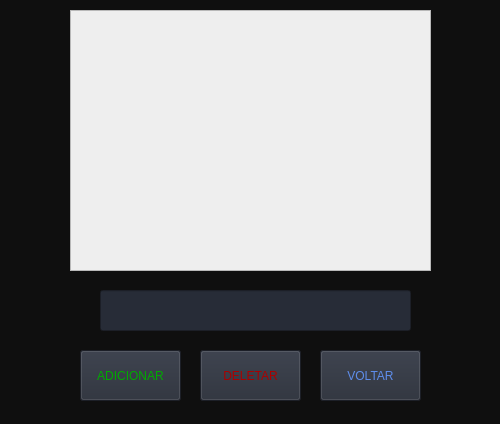
<?xml version="1.0" encoding="UTF-8"?>
<ui version="4.0">
 <class>AGENDA</class>
 <widget class="QDialog" name="AGENDA">
  <property name="geometry">
   <rect>
    <x>0</x>
    <y>0</y>
    <width>500</width>
    <height>424</height>
   </rect>
  </property>
  <property name="windowTitle">
   <string>Agenda</string>
  </property>
  <property name="styleSheet">
   <string notr="true">background-color: rgb(15,15, 15);</string>
  </property>
  <widget class="QDialogButtonBox" name="buttonBox">
   <property name="geometry">
    <rect>
     <x>10</x>
     <y>600</y>
     <width>461</width>
     <height>32</height>
    </rect>
   </property>
   <property name="orientation">
    <enum>Qt::Horizontal</enum>
   </property>
   <property name="standardButtons">
    <set>QDialogButtonBox::Cancel|QDialogButtonBox::Ok</set>
   </property>
  </widget>
  <widget class="QPushButton" name="Button_deletar">
   <property name="geometry">
    <rect>
     <x>200</x>
     <y>350</y>
     <width>101</width>
     <height>51</height>
    </rect>
   </property>
   <property name="styleSheet">
    <string notr="true">background-color: rgb(39,44,55);
font: 87 10pt &quot;Arial Black&quot;;
color: rgb(170, 0, 0)</string>
   </property>
   <property name="text">
    <string>DELETAR</string>
   </property>
  </widget>
  <widget class="QPushButton" name="Button_voltar">
   <property name="geometry">
    <rect>
     <x>320</x>
     <y>350</y>
     <width>101</width>
     <height>51</height>
    </rect>
   </property>
   <property name="styleSheet">
    <string notr="true">background-color: rgb(39,44,55);
font: 87 10pt &quot;Arial Black&quot;;
color: rgb(94,141,235);</string>
   </property>
   <property name="text">
    <string>VOLTAR</string>
   </property>
  </widget>
  <widget class="QListView" name="QListView">
   <property name="geometry">
    <rect>
     <x>70</x>
     <y>10</y>
     <width>361</width>
     <height>261</height>
    </rect>
   </property>
   <property name="styleSheet">
    <string notr="true">font: 87 11pt &quot;Arial Black&quot;;
background-color: rgb(238, 238, 238);</string>
   </property>
  </widget>
  <widget class="QPushButton" name="Button_adicionar">
   <property name="geometry">
    <rect>
     <x>80</x>
     <y>350</y>
     <width>101</width>
     <height>51</height>
    </rect>
   </property>
   <property name="styleSheet">
    <string notr="true">background-color: rgb(39,44,55);
font: 87 10pt &quot;Arial Black&quot;;
color: rgb(0, 170, 0);</string>
   </property>
   <property name="text">
    <string>ADICIONAR</string>
   </property>
  </widget>
  <widget class="QLineEdit" name="lineEdit">
   <property name="geometry">
    <rect>
     <x>100</x>
     <y>290</y>
     <width>311</width>
     <height>41</height>
    </rect>
   </property>
   <property name="styleSheet">
    <string notr="true">background-color: rgb(39,44,55);
font: 87 10pt &quot;Arial Black&quot;;</string>
   </property>
  </widget>
 </widget>
 <resources/>
 <connections>
  <connection>
   <sender>buttonBox</sender>
   <signal>accepted()</signal>
   <receiver>AGENDA</receiver>
   <slot>accept()</slot>
   <hints>
    <hint type="sourcelabel">
     <x>248</x>
     <y>254</y>
    </hint>
    <hint type="destinationlabel">
     <x>157</x>
     <y>274</y>
    </hint>
   </hints>
  </connection>
  <connection>
   <sender>buttonBox</sender>
   <signal>rejected()</signal>
   <receiver>AGENDA</receiver>
   <slot>reject()</slot>
   <hints>
    <hint type="sourcelabel">
     <x>316</x>
     <y>260</y>
    </hint>
    <hint type="destinationlabel">
     <x>286</x>
     <y>274</y>
    </hint>
   </hints>
  </connection>
 </connections>
</ui>
